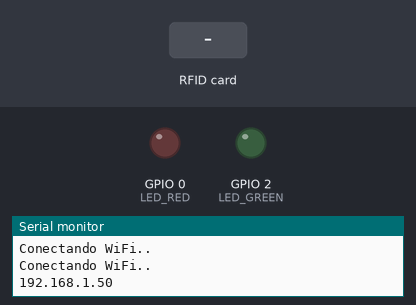
The sketch below on a simulated ESP8266 (NodeMCU). Parts: output pins drawn as LEDs (lit = HIGH), the last lines printed to the serial monitor. The test bench sets the inputs (shaded band). WiFi joins after 1.5 s; servers stay silent unless stated.

Above: at 3.2 s.
3.3 s: RFID card 12 34 56 78 held to the reader
At 4.1 s:
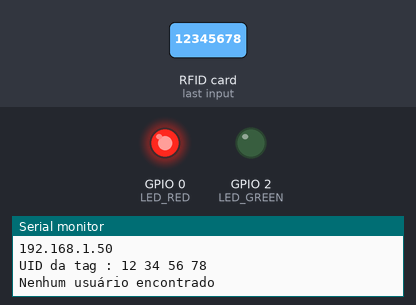
5.8 s: RFID card 76 C9 E4 48 held to the reader
At 6.6 s:
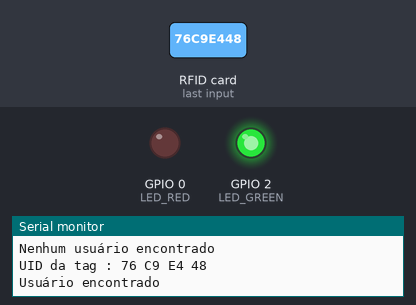
8.3 s: RFID card 5E 7A 19 C4 held to the reader
At 9.9 s:
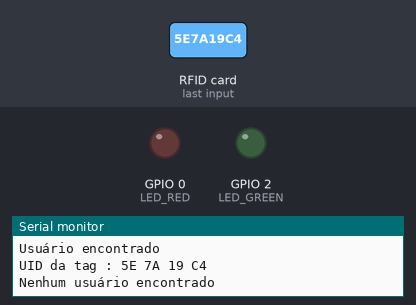
Timing chart, 0 to 11.4 s (numbered marks = the images above; inputs shaded):
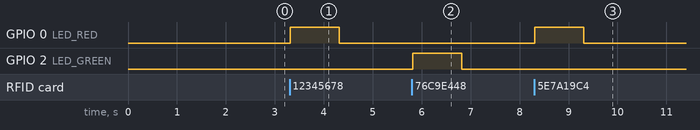

Measured:
- after the input at 3.3 s, GPIO 0 (LED_RED): LOW → HIGH at once, → LOW 1.0 s later
- after the input at 5.8 s, GPIO 2 (LED_GREEN): LOW → HIGH at once, → LOW 1.0 s later
- after the input at 8.3 s, GPIO 0 (LED_RED): LOW → HIGH at once, → LOW 1.0 s later

The sketch:

rfid.ino
```cpp
#include <ESP8266WiFi.h>
#include <ESPAsyncTCP.h>
#include <ESPAsyncWebServer.h>
#include <MFRC522.h>

#define SS_PIN 4  //D2
#define RST_PIN 5 //D1
#define LED_RED 0 //D3
#define LED_GREEN 2 //D4

using namespace std;

const char* ssid     = "ProTech";
const char* password = "12345678";

// Seu endereço de IP estático (será atribuido à placa)
IPAddress local_IP(192, 168, 43, 15);
// O endereço do gateway
IPAddress gateway(192, 168, 43, 1);

IPAddress subnet(255, 255, 255, 0);
IPAddress primaryDNS(8, 8, 8, 8);   //opcional
IPAddress secondaryDNS(8, 8, 4, 4); //opcional

String rfid_card = ""; //UID RFID obtido pelo Leitor

// Cria um objeto  MFRC522.
MFRC522 mfrc522(SS_PIN, RST_PIN);

// Cria um objeto AsyncWebServer que usará a porta 80
AsyncWebServer server(80);

void notFound(AsyncWebServerRequest *request) {
  request->send(404, "text/plain", "Not found");
}

void setup() {
  Serial.begin(115200);

  pinMode(LED_GREEN, OUTPUT);
  pinMode(LED_RED, OUTPUT);
  digitalWrite(LED_GREEN, LOW);
  digitalWrite(LED_RED, LOW);

  SPI.begin();
  mfrc522.PCD_Init();   // Inicia MFRC522

 // Configura o endereço IP estático
  if (!WiFi.config(local_IP, gateway, subnet, primaryDNS, secondaryDNS)) {
    Serial.println("Falha ao configurar em modo Station (STA)");
  }

  // Conectando ao Wi-Fi
  WiFi.begin(ssid, password);
  while (WiFi.status() != WL_CONNECTED) {
    delay(1000);
    Serial.println("Conectando WiFi..");
  }

  Serial.println(WiFi.localIP());
  //Rotas.

  server.on("/rfid", HTTP_GET, [](AsyncWebServerRequest * request) {
    request->send_P(200, "text/plain", rfid_card.c_str());
    rfid_card = "";
  });

   // Adiciona no cabeçalho para evitar erro de acesso do CORS
  DefaultHeaders::Instance().addHeader("Access-Control-Allow-Origin", "*");
  server.onNotFound(notFound);
  // Inicia o serviço
  server.begin();
}

void leitura_rfid() {
  //Faça a leitura do ID do cartão
  if (mfrc522.PICC_ReadCardSerial()) {
    Serial.print("UID da tag :");
    String rfid_data = "";
    for (uint8_t i = 0; i < mfrc522.uid.size; i++)
    {
      Serial.print(mfrc522.uid.uidByte[i] < 0x10 ? " 0" : " ");
      Serial.print(mfrc522.uid.uidByte[i], HEX);
      rfid_data.concat(String(mfrc522.uid.uidByte[i] < 0x10 ? " 0" : " "));
      rfid_data.concat(String(mfrc522.uid.uidByte[i], HEX));
    }
    Serial.println();
    rfid_data.toUpperCase();
    rfid_card = rfid_data;


    if (rfid_data != " 76 C9 E4 48" ) {
      Serial.printf("Nenhum usuário encontrado\n");
      digitalWrite(LED_RED, HIGH);
    }
    else {
      Serial.printf("Usuário encontrado\n");
      digitalWrite(LED_GREEN, HIGH);
    }

    delay(1000);
    digitalWrite(LED_GREEN, LOW);
    digitalWrite(LED_RED, LOW);
    Serial.println();
  }
}


void loop() {
  // Procure por novos cartões.
  if (!mfrc522.PICC_IsNewCardPresent()) {
    return;
  }else{
    leitura_rfid();
  }
  delay(200);
}
```
